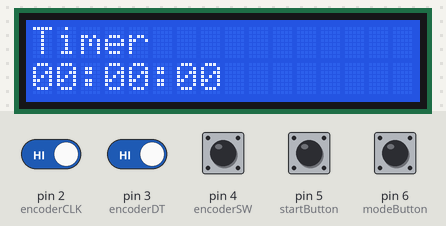
Recording of a sketch running on a simulated Arduino Uno, built with avr-gcc and run on an emulated ATmega328P. Parts: 16×2 character LCD. Inputs (shaded band) come from the test bench; at power-on: pin 2 (encoderCLK), pin 3 (encoderDT), pin 4 (encoderSW), pin 5 (startButton), pin 6 (modeButton) HIGH. The local clock reads 2024-03-15 10:24:30 at power-on unless the sketch sets it.

Above: at 2.4 s.
2.5 s: pin 6 (modeButton) pulled LOW for 0.15 s
At 3.5 s:
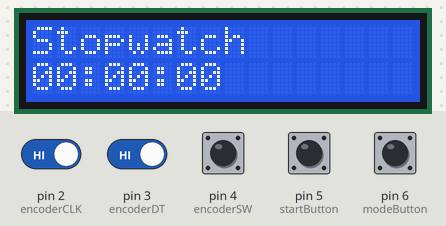
4.1 s: pin 5 (startButton) pulled LOW for 0.15 s
At 7.0 s:
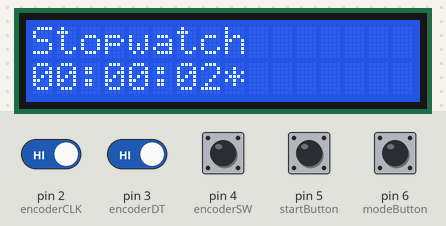
7.2 s: pin 5 (startButton) pulled LOW for 1 s
At 9.4 s:
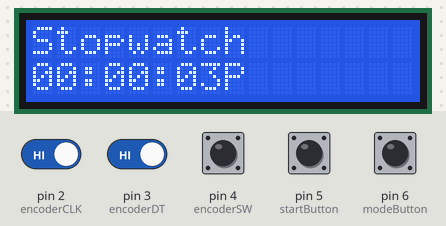
9.7 s: pin 5 (startButton) pulled LOW for 3.2 s
At 14.1 s:
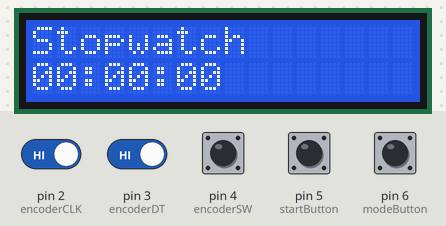
14.4 s: pin 6 (modeButton) pulled LOW for 1 s
At 16.2 s:
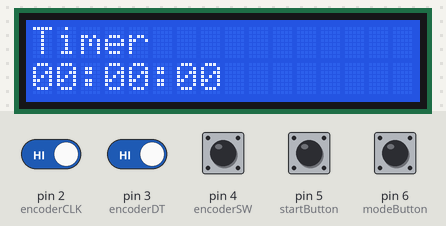
16.9 s: pin 4 (encoderSW) pulsed LOW 5 times (0.12 s each, 0.3 s apart)
At 19.0 s:
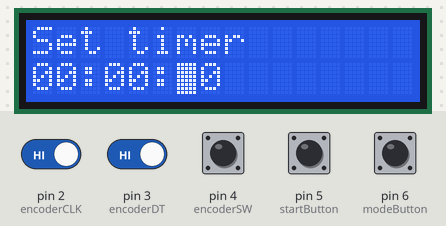
Timing chart, 0 to 20.5 s (numbered marks = the images above; inputs shaded):
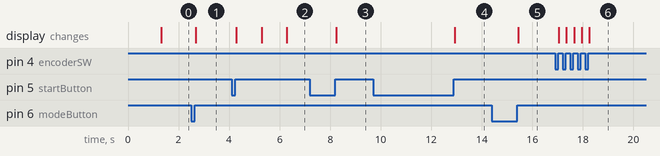

Measured:
- after the input at 2.5 s, the display: changes after 0.19 s (image 1)
- after the input at 4.1 s, the display: first changes after 0.18 s (image 2 shows a later state)
- after the input at 7.2 s, the display: changes after 1.0 s (image 3)
- after the input at 9.7 s, the display: changes after 3.2 s (image 4)
- after the input at 14.4 s, the display: changes after 1.0 s (image 5)
- after the input at 16.9 s, the display: first changes after 0.16 s (image 6 shows a later state)

The sketch:

code_Timer.ino
```cpp
#include <Wire.h>
#include <LiquidCrystal_I2C.h>
#include <iarduino_RTC.h>

// Дисплей и часы
LiquidCrystal_I2C lcd(0x27, 16, 2);
iarduino_RTC watch(RTC_DS1302, 10, 8, 9);

// Энкодер
const int encoderCLK = 2;
const int encoderDT = 3;
const int encoderSW = 4;

// Кнопки
const int startButton = 5;
const int modeButton = 6;

// Режимы
const int TIMER_MODE = 0;
const int STOPWATCH_MODE = 1;

int currentMode = TIMER_MODE;

// Состояния
bool running = false;
bool stopped = false;
bool editing = false;

// Цифры времени: ЧЧ:ММ:СС
int digits[6] = {0, 0, 0, 0, 0, 0};
int digitIndex = 0;

// Время
unsigned long presetTime = 0;
unsigned long timerRemaining = 0;
unsigned long stopwatchElapsed = 0;
unsigned long runStartMillis = 0;

// Дисплей
unsigned long lastDisplayUpdate = 0;

// Энкодер: полный цикл сигналов
byte lastEncoderState = 0;
int encoderStep = 0;

// Таблица переходов квадратурного энкодера
const int8_t encoderTable[16] = {
   0, -1,  1,  0,
   1,  0,  0, -1,
  -1,  0,  0,  1,
   0,  1, -1,  0
};

// Кнопки
unsigned long lastEncoderPress = 0;
unsigned long lastStartPress = 0;
unsigned long lastModePress = 0;

// --------------------------------------------------
// Число с ведущим нулём
// --------------------------------------------------

void printTwo(unsigned long number) {
  if (number < 10) {
    lcd.print('0');
  }

  lcd.print(number);
}

// --------------------------------------------------
// Вывод ЧЧ:ММ:СС
// --------------------------------------------------

void printTime(unsigned long totalSeconds) {
  unsigned long hours = totalSeconds / 3600;
  unsigned long minutes = (totalSeconds % 3600) / 60;
  unsigned long seconds = totalSeconds % 60;

  printTwo(hours);
  lcd.print(':');
  printTwo(minutes);
  lcd.print(':');
  printTwo(seconds);
}

// --------------------------------------------------
// Перевод цифр в секунды
// --------------------------------------------------

unsigned long getPresetSeconds() {
  unsigned long hours = digits[0] * 10 + digits[1];
  unsigned long minutes = digits[2] * 10 + digits[3];
  unsigned long seconds = digits[4] * 10 + digits[5];

  return hours * 3600UL + minutes * 60UL + seconds;
}

// --------------------------------------------------
// Заполнение цифр из заданного времени
// --------------------------------------------------

void loadDigits(unsigned long value) {
  digits[0] = (value / 36000UL) % 10;
  digits[1] = (value / 3600UL) % 10;
  digits[2] = (value / 600UL) % 6;
  digits[3] = (value / 60UL) % 10;
  digits[4] = (value / 10UL) % 6;
  digits[5] = value % 10;
}

// --------------------------------------------------
// Изменение выбранной цифры
// --------------------------------------------------

void changeDigit(int direction) {
  if (!editing || currentMode != TIMER_MODE) {
    return;
  }

  int maxDigit = 9;

  if (digitIndex == 2 || digitIndex == 4) {
    maxDigit = 5;
  }

  digits[digitIndex] += direction;

  if (digits[digitIndex] > maxDigit) {
    digits[digitIndex] = 0;
  }

  if (digits[digitIndex] < 0) {
    digits[digitIndex] = maxDigit;
  }
}

// --------------------------------------------------
// Стабильное считывание энкодера
// --------------------------------------------------

void handleEncoder() {
  byte clk = digitalRead(encoderCLK);
  byte dt = digitalRead(encoderDT);

  byte currentState = (clk << 1) | dt;

  if (currentState != lastEncoderState) {
    byte index = (lastEncoderState << 2) | currentState;

    encoderStep += encoderTable[index];

    lastEncoderState = currentState;

    // Изменяем цифру только после полного шага
    if (encoderStep >= 4) {
      changeDigit(1);
      encoderStep = 0;
    }
    else if (encoderStep <= -4) {
      changeDigit(-1);
      encoderStep = 0;
    }
  }
}

// --------------------------------------------------
// Кнопка: одно событие на одно нажатие
// --------------------------------------------------

bool buttonPressed(int pin, unsigned long &lastPress) {
  if (digitalRead(pin) == LOW &&
      millis() - lastPress >= 180) {

    delay(15);

    if (digitalRead(pin) == LOW) {
      lastPress = millis();

      while (digitalRead(pin) == LOW) {
        delay(1);
      }

      return true;
    }
  }

  return false;
}

// --------------------------------------------------
// Кнопка энкодера: настройка и подтверждение цифр
// --------------------------------------------------

void handleEncoderButton() {
  if (currentMode != TIMER_MODE || running || stopped) {
    return;
  }

  // Первое нажатие открывает настройку
  if (!editing) {
    editing = true;
    digitIndex = 0;
    loadDigits(presetTime);
    encoderStep = 0;
    return;
  }

  // Подтверждение выбранной цифры
  digitIndex++;

  if (digitIndex >= 6) {
    editing = false;

    presetTime = getPresetSeconds();
    timerRemaining = presetTime;

    lcd.noCursor();
    lcd.noBlink();
  }
}

// --------------------------------------------------
// Кнопка запуска, остановки и сброса
// --------------------------------------------------

void handleStartButton() {
  if (editing) {
    return;
  }

  // Второе нажатие: остановка
  if (running) {
    unsigned long now = millis();
    unsigned long elapsed = now - runStartMillis;

    if (currentMode == TIMER_MODE) {
      unsigned long elapsedSeconds = elapsed / 1000UL;

      if (elapsedSeconds >= timerRemaining) {
        timerRemaining = 0;
      } else {
        timerRemaining -= elapsedSeconds;
      }
    } else {
      stopwatchElapsed += elapsed;
    }

    running = false;
    stopped = true;
    return;
  }

  // Третье нажатие: сброс
  if (stopped) {
    stopped = false;

    if (currentMode == TIMER_MODE) {
      timerRemaining = presetTime;
    } else {
      stopwatchElapsed = 0;
    }

    return;
  }

  // Первое нажатие: запуск
  if (currentMode == TIMER_MODE) {
    if (timerRemaining == 0) {
      return;
    }
  }

  runStartMillis = millis();
  running = true;
}

// --------------------------------------------------
// Кнопка смены режима
// --------------------------------------------------

void handleModeButton() {
  // Переключение разрешено только после сброса
  if (running || stopped || editing) {
    return;
  }

  if (currentMode == TIMER_MODE) {
    currentMode = STOPWATCH_MODE;
    stopwatchElapsed = 0;
  } else {
    currentMode = TIMER_MODE;
    timerRemaining = presetTime;
  }

  encoderStep = 0;

  lcd.noCursor();
  lcd.noBlink();
}

// --------------------------------------------------
// Обновление дисплея
// --------------------------------------------------


void updateDisplay() {
  if (millis() - lastDisplayUpdate < 100) {
    return;
  }

  lastDisplayUpdate = millis();

  // Меню настройки таймера
  if (editing) {
    lcd.setCursor(0, 0);
    lcd.print("Set timer       ");

    lcd.setCursor(0, 1);

    for (int i = 0; i < 6; i++) {
      lcd.print(digits[i]);

      if (i == 1 || i == 3) {
        lcd.print(':');
      }
    }

    lcd.print("        ");

    int cursorPosition = digitIndex;

    if (digitIndex >= 2) {
      cursorPosition++;
    }

    if (digitIndex >= 4) {
      cursorPosition++;
    }

    lcd.setCursor(cursorPosition, 1);
    lcd.cursor();
    lcd.blink();

    return;
  }

  lcd.noCursor();
  lcd.noBlink();

  // Первая строка — название режима
  lcd.setCursor(0, 0);

  if (currentMode == TIMER_MODE) {
    lcd.print("Timer           ");
  } else {
    lcd.print("Stopwatch       ");
  }

  // Вторая строка — показания
  lcd.setCursor(0, 1);

  unsigned long shownSeconds = 0;

  if (running) {
    unsigned long elapsed = millis() - runStartMillis;

    if (currentMode == TIMER_MODE) {
      unsigned long elapsedSeconds = elapsed / 1000UL;

      if (elapsedSeconds >= timerRemaining) {
        timerRemaining = 0;
        running = false;
        stopped = true;
      } else {
        shownSeconds = timerRemaining - elapsedSeconds;
      }
    } else {
      shownSeconds = (stopwatchElapsed + elapsed) / 1000UL;
    }
  } else {
    if (currentMode == TIMER_MODE) {
      shownSeconds = timerRemaining;
    } else {
      shownSeconds = stopwatchElapsed / 1000UL;
    }
  }

  printTime(shownSeconds);

  if (running) {
    lcd.print("*");
  } else if (stopped) {
    lcd.print("P");
  } else {
    lcd.print(" ");
  }

  lcd.print("       ");
}

// --------------------------------------------------
// SETUP
// --------------------------------------------------

void setup() {
  pinMode(encoderCLK, INPUT_PULLUP);
  pinMode(encoderDT, INPUT_PULLUP);
  pinMode(encoderSW, INPUT_PULLUP);

  pinMode(startButton, INPUT_PULLUP);
  pinMode(modeButton, INPUT_PULLUP);

  lcd.init();
  lcd.backlight();

  watch.begin();

  lastEncoderState =
    (digitalRead(encoderCLK) << 1) |
    digitalRead(encoderDT);

  lcd.clear();
  lcd.setCursor(0, 0);
  lcd.print("Timer");
  lcd.setCursor(0, 1);
  lcd.print("Stopwatch");

  delay(1200);
  lcd.clear();
}

// --------------------------------------------------
// LOOP
// --------------------------------------------------

void loop() {
  handleEncoder();

  if (buttonPressed(encoderSW, lastEncoderPress)) {
    handleEncoderButton();
  }

  if (buttonPressed(startButton, lastStartPress)) {
    handleStartButton();
  }

  if (buttonPressed(modeButton, lastModePress)) {
    handleModeButton();
  }

  updateDisplay();
}
```
